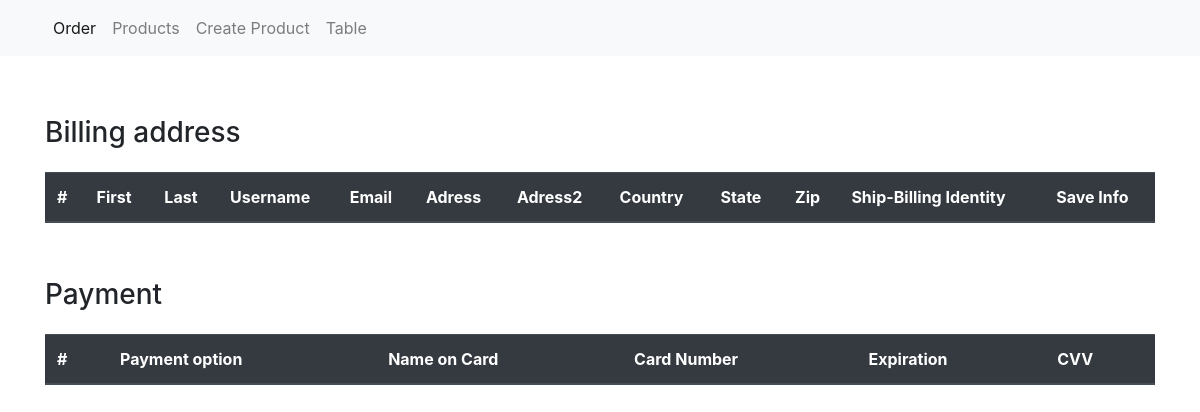
The page /show on the database as committed earlier.
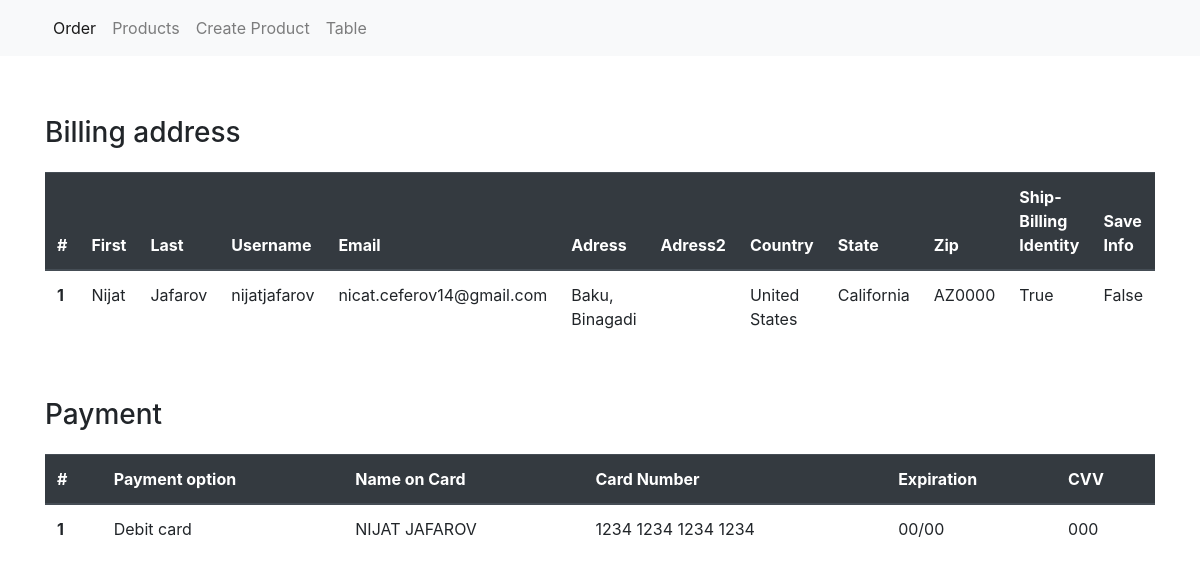
The same page on the database as committed later.
### app.py (models this page shows)
class Address(db.Model):
    id = db.Column(db.Integer, primary_key = True)
    fname = db.Column(db.String(15), nullable = False)
    lname = db.Column(db.String(15), nullable = False)
    username = db.Column(db.String(30), unique=True, nullable = False)
    email = db.Column(db.String(100), unique=True, nullable = False)
    address = db.Column(db.Text, nullable = False)
    address2 = db.Column(db.Text)
    country = db.Column(db.String(20), nullable = False)
    state = db.Column(db.String(20), nullable = False)
    zip_code = db.Column(db.String(10), nullable = False)
    ship_billing_id = db.Column(db.Boolean)
    save_info = db.Column(db.Boolean)

class Payment(db.Model):
    id = db.Column(db.Integer, primary_key = True)
    payment_option = db.Column(db.String(20))
    name_on_card = db.Column(db.String(20), nullable = False)
    card_number = db.Column(db.String(19), nullable = False)
    expiration = db.Column(db.String(5), nullable = False)
    cvv = db.Column(db.String(3), nullable = False)

### app.py (the view)
@app.route("/show")
def show():
    addresses = Address.query.all()
    payments = Payment.query.all()
    return render_template("show.html", addresses = addresses, payments = payments)

### templates/show.html
{% extends "layout.html" %}
{% block content %}
<h3 style="margin-bottom: 2%">Billing address</h3>
<table class="table">
    <thead class="thead-dark">
      <tr>
        <th scope="col">#</th>
        <th scope="col">First</th>
        <th scope="col">Last</th>
        <th scope="col">Username</th>
        <th scope="col">Email</th>
        <th scope="col">Adress</th>
        <th scope="col">Adress2</th>
        <th scope="col">Country</th>
        <th scope="col">State</th>
        <th scope="col">Zip</th>
        <th scope="col">Ship-Billing Identity</th>
        <th scope="col">Save Info</th>
      </tr>
    </thead>
    <tbody >
        {% for location in addresses%}
            <tr>
                <th scope="row">{{ location.id }}</th>
                <td>{{ location.fname }}</td>
                <td>{{ location.lname }}</td>
                <td>{{ location.username }}</td>
                <td>{{ location.email }}</td>
                <td>{{ location.address }}</td>
                <td>{{ location.address2 }}</td>
                <td>{{ location.country }}</td>
                <td>{{ location.state }}</td>
                <td>{{ location.zip_code }}</td>
                <td>{{ location.ship_billing_id }}</td>
                <td>{{ location.save_info }}</td>
            </tr>
        {% endfor %}
    </tbody>
</table>
        <h3 style="margin: 5% 0 2% 0">Payment</h3>
<table class="table">
    <thead class="thead-dark">
      <tr>
        <th scope="col">#</th>
        <th scope="col">Payment option</th>
        <th scope="col">Name on Card</th>
        <th scope="col">Card Number</th>
        <th scope="col">Expiration</th>
        <th scope="col">CVV</th>
      </tr>
    </thead>
    <tbody >
        {% for payment in payments %}
            <tr>
                <th scope="row">{{ payment.id }}</th>
                <td>{{ payment.payment_option }}</td>
                <td>{{ payment.name_on_card }}</td>
                <td>{{ payment.card_number }}</td>
                <td>{{ payment.expiration }}</td>
                <td>{{ payment.cvv }}</td>
            </tr>
        {% endfor %}
    </tbody>
  </table>
{% endblock %}

### templates/layout.html (shortened to what this page needs)
<!DOCTYPE html>
<html lang="en">
<head>
    <link rel="stylesheet" href="https://stackpath.bootstrapcdn.com/bootstrap/4.3.1/css/bootstrap.min.css">
</head>
<body>
    <nav class="navbar navbar-expand-lg navbar-light bg-light">
        <div class="container collapse navbar-collapse" id="navbarNav">
          <ul class="navbar-nav">
            <li class="nav-item active">
              <a class="nav-link" href="/">Order <span class="sr-only">(current)</span></a>
            </li>
            <li class="nav-item">
              <a class="nav-link" href="/products">Products</a>
            </li>
            <li class="nav-item">
                <a class="nav-link" href="/addproduct">Create Product</a>
              </li>
            <li class="nav-item">
              <a class="nav-link" href="/show">Table</a>
            </li>
          </ul>
        </div>
      </nav>
    <div style="margin-top:5%; margin-bottom:10%" class="container">
        {% block content %}{% endblock %}
    </div>
</body>
</html>

Rows that differ between the two databases and show on the page:
added Address: id "1", fname "Nijat", lname "Jafarov", username "nijatjafarov", email "nicat.ceferov14@gmail.com", address "Baku, Binagadi", country "United States", state "California", zip_code "AZ0000", ship_billing_id "True", save_info "False"
added Payment: id "1", payment_option "Debit card", name_on_card "NIJAT JAFAROV", card_number "1234 1234 1234 1234", expiration "00/00", cvv "000"
